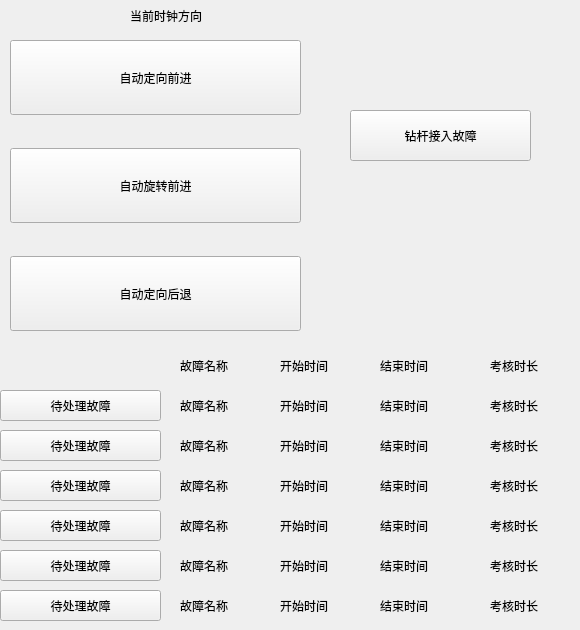
        <widget class="QWidget" name="page_8">
         <widget class="QLabel" name="label_113">
          <property name="geometry">
           <rect>
            <x>130</x>
            <y>0</y>
            <width>121</width>
            <height>31</height>
           </rect>
          </property>
          <property name="text">
           <string>当前时钟方向</string>
          </property>
         </widget>
         <widget class="QWidget" name="layoutWidget">
          <property name="geometry">
           <rect>
            <x>10</x>
            <y>40</y>
            <width>291</width>
            <height>291</height>
           </rect>
          </property>
          <layout class="QVBoxLayout" name="verticalLayout_9">
           <property name="spacing">
            <number>33</number>
           </property>
           <item>
            <widget class="QPushButton" name="pushButton_161">
             <property name="sizePolicy">
              <sizepolicy hsizetype="Expanding" vsizetype="Expanding">
               <horstretch>0</horstretch>
               <verstretch>0</verstretch>
              </sizepolicy>
             </property>
             <property name="text">
              <string>自动定向前进</string>
             </property>
             <property name="checkable">
              <bool>true</bool>
             </property>
             <property name="autoExclusive">
              <bool>true</bool>
             </property>
            </widget>
           </item>
           <item>
            <widget class="QPushButton" name="pushButton_165">
             <property name="sizePolicy">
              <sizepolicy hsizetype="Expanding" vsizetype="Expanding">
               <horstretch>0</horstretch>
               <verstretch>0</verstretch>
              </sizepolicy>
             </property>
             <property name="text">
              <string>自动旋转前进</string>
             </property>
             <property name="checkable">
              <bool>true</bool>
             </property>
             <property name="autoExclusive">
              <bool>true</bool>
             </property>
            </widget>
           </item>
           <item>
            <widget class="QPushButton" name="pushButton_171">
             <property name="sizePolicy">
              <sizepolicy hsizetype="Expanding" vsizetype="Expanding">
               <horstretch>0</horstretch>
               <verstretch>0</verstretch>
              </sizepolicy>
             </property>
             <property name="text">
              <string>自动定向后退</string>
             </property>
             <property name="checkable">
              <bool>true</bool>
             </property>
             <property name="autoExclusive">
              <bool>true</bool>
             </property>
            </widget>
           </item>
          </layout>
         </widget>
         <widget class="QPushButton" name="pushButton_297">
          <property name="geometry">
           <rect>
            <x>0</x>
            <y>390</y>
            <width>161</width>
            <height>31</height>
           </rect>
          </property>
          <property name="text">
           <string>待处理故障</string>
          </property>
         </widget>
         <widget class="QLabel" name="label_227">
          <property name="geometry">
           <rect>
            <x>280</x>
            <y>390</y>
            <width>81</width>
            <height>31</height>
           </rect>
          </property>
          <property name="text">
           <string>开始时间</string>
          </property>
         </widget>
         <widget class="QLabel" name="label_228">
          <property name="geometry">
           <rect>
            <x>380</x>
            <y>390</y>
            <width>81</width>
            <height>31</height>
           </rect>
          </property>
          <property name="text">
           <string>结束时间</string>
          </property>
         </widget>
         <widget class="QLabel" name="label_229">
          <property name="geometry">
           <rect>
            <x>490</x>
            <y>390</y>
            <width>81</width>
            <height>31</height>
           </rect>
          </property>
          <property name="text">
           <string>考核时长</string>
          </property>
         </widget>
         <widget class="QLabel" name="label_230">
          <property name="geometry">
           <rect>
            <x>180</x>
            <y>390</y>
            <width>81</width>
            <height>31</height>
           </rect>
          </property>
          <property name="text">
           <string>故障名称</string>
          </property>
         </widget>
         <widget class="QLabel" name="label_231">
          <property name="geometry">
           <rect>
            <x>280</x>
            <y>430</y>
            <width>81</width>
            <height>31</height>
           </rect>
          </property>
          <property name="text">
           <string>开始时间</string>
          </property>
         </widget>
         <widget class="QLabel" name="label_232">
          <property name="geometry">
           <rect>
            <x>380</x>
            <y>430</y>
            <width>81</width>
            <height>31</height>
           </rect>
          </property>
          <property name="text">
           <string>结束时间</string>
          </property>
         </widget>
         <widget class="QLabel" name="label_233">
          <property name="geometry">
           <rect>
            <x>180</x>
            <y>430</y>
            <width>81</width>
            <height>31</height>
           </rect>
          </property>
          <property name="text">
           <string>故障名称</string>
          </property>
         </widget>
         <widget class="QPushButton" name="pushButton_298">
          <property name="geometry">
           <rect>
            <x>0</x>
            <y>430</y>
            <width>161</width>
            <height>31</height>
           </rect>
          </property>
          <property name="text">
           <string>待处理故障</string>
          </property>
         </widget>
         <widget class="QLabel" name="label_234">
          <property name="geometry">
           <rect>
            <x>490</x>
            <y>430</y>
            <width>81</width>
            <height>31</height>
           </rect>
          </property>
          <property name="text">
           <string>考核时长</string>
          </property>
         </widget>
         <widget class="QLabel" name="label_235">
          <property name="geometry">
           <rect>
            <x>280</x>
            <y>470</y>
            <width>81</width>
            <height>31</height>
           </rect>
          </property>
          <property name="text">
           <string>开始时间</string>
          </property>
         </widget>
         <widget class="QLabel" name="label_236">
          <property name="geometry">
           <rect>
            <x>380</x>
            <y>470</y>
            <width>81</width>
            <height>31</height>
           </rect>
          </property>
          <property name="text">
           <string>结束时间</string>
          </property>
         </widget>
         <widget class="QLabel" name="label_237">
          <property name="geometry">
           <rect>
            <x>180</x>
            <y>470</y>
            <width>81</width>
            <height>31</height>
           </rect>
          </property>
          <property name="text">
           <string>故障名称</string>
          </property>
         </widget>
         <widget class="QPushButton" name="pushButton_299">
          <property name="geometry">
           <rect>
            <x>0</x>
            <y>470</y>
            <width>161</width>
            <height>31</height>
           </rect>
          </property>
          <property name="text">
           <string>待处理故障</string>
          </property>
         </widget>
         <widget class="QLabel" name="label_238">
          <property name="geometry">
           <rect>
            <x>490</x>
            <y>470</y>
            <width>81</width>
            <height>31</height>
           </rect>
          </property>
          <property name="text">
           <string>考核时长</string>
          </property>
         </widget>
         <widget class="QLabel" name="label_239">
          <property name="geometry">
           <rect>
            <x>280</x>
            <y>510</y>
            <width>81</width>
            <height>31</height>
           </rect>
          </property>
          <property name="text">
           <string>开始时间</string>
          </property>
         </widget>
         <widget class="QLabel" name="label_240">
          <property name="geometry">
           <rect>
            <x>380</x>
            <y>510</y>
            <width>81</width>
            <height>31</height>
           </rect>
          </property>
          <property name="text">
           <string>结束时间</string>
          </property>
         </widget>
         <widget class="QLabel" name="label_241">
          <property name="geometry">
           <rect>
            <x>180</x>
            <y>510</y>
            <width>81</width>
            <height>31</height>
           </rect>
          </property>
          <property name="text">
           <string>故障名称</string>
          </property>
         </widget>
         <widget class="QPushButton" name="pushButton_300">
          <property name="geometry">
           <rect>
            <x>0</x>
            <y>510</y>
            <width>161</width>
            <height>31</height>
           </rect>
          </property>
          <property name="text">
           <string>待处理故障</string>
          </property>
         </widget>
         <widget class="QLabel" name="label_242">
          <property name="geometry">
           <rect>
            <x>490</x>
            <y>510</y>
            <width>81</width>
            <height>31</height>
           </rect>
          </property>
          <property name="text">
           <string>考核时长</string>
          </property>
         </widget>
         <widget class="QLabel" name="label_243">
          <property name="geometry">
           <rect>
            <x>280</x>
            <y>550</y>
            <width>81</width>
            <height>31</height>
           </rect>
          </property>
          <property name="text">
           <string>开始时间</string>
          </property>
         </widget>
         <widget class="QLabel" name="label_244">
          <property name="geometry">
           <rect>
            <x>380</x>
            <y>550</y>
            <width>81</width>
            <height>31</height>
           </rect>
          </property>
          <property name="text">
           <string>结束时间</string>
          </property>
         </widget>
         <widget class="QLabel" name="label_245">
          <property name="geometry">
           <rect>
            <x>180</x>
            <y>550</y>
            <width>81</width>
            <height>31</height>
           </rect>
          </property>
          <property name="text">
           <string>故障名称</string>
          </property>
         </widget>
         <widget class="QPushButton" name="pushButton_301">
          <property name="geometry">
           <rect>
            <x>0</x>
            <y>550</y>
            <width>161</width>
            <height>31</height>
           </rect>
          </property>
          <property name="text">
           <string>待处理故障</string>
          </property>
         </widget>
         <widget class="QLabel" name="label_246">
          <property name="geometry">
           <rect>
            <x>490</x>
            <y>550</y>
            <width>81</width>
            <height>31</height>
           </rect>
          </property>
          <property name="text">
           <string>考核时长</string>
          </property>
         </widget>
         <widget class="QLabel" name="label_247">
          <property name="geometry">
           <rect>
            <x>280</x>
            <y>590</y>
            <width>81</width>
            <height>31</height>
           </rect>
          </property>
          <property name="text">
           <string>开始时间</string>
          </property>
         </widget>
         <widget class="QLabel" name="label_248">
          <property name="geometry">
           <rect>
            <x>380</x>
            <y>590</y>
            <width>81</width>
            <height>31</height>
           </rect>
          </property>
          <property name="text">
           <string>结束时间</string>
          </property>
         </widget>
         <widget class="QLabel" name="label_249">
          <property name="geometry">
           <rect>
            <x>180</x>
            <y>590</y>
            <width>81</width>
            <height>31</height>
           </rect>
          </property>
          <property name="text">
           <string>故障名称</string>
          </property>
         </widget>
         <widget class="QPushButton" name="pushButton_302">
          <property name="geometry">
           <rect>
            <x>0</x>
            <y>590</y>
            <width>161</width>
            <height>31</height>
           </rect>
          </property>
          <property name="text">
           <string>待处理故障</string>
          </property>
         </widget>
         <widget class="QLabel" name="label_250">
          <property name="geometry">
           <rect>
            <x>490</x>
            <y>590</y>
            <width>81</width>
            <height>31</height>
           </rect>
          </property>
          <property name="text">
           <string>考核时长</string>
          </property>
         </widget>
         <widget class="QPushButton" name="pushButton_184">
          <property name="geometry">
           <rect>
            <x>350</x>
            <y>110</y>
            <width>181</width>
            <height>51</height>
           </rect>
          </property>
          <property name="text">
           <string>钻杆接入故障</string>
          </property>
         </widget>
         <widget class="QLabel" name="label_251">
          <property name="geometry">
           <rect>
            <x>490</x>
            <y>350</y>
            <width>81</width>
            <height>31</height>
           </rect>
          </property>
          <property name="text">
           <string>考核时长</string>
          </property>
         </widget>
         <widget class="QLabel" name="label_252">
          <property name="geometry">
           <rect>
            <x>380</x>
            <y>350</y>
            <width>81</width>
            <height>31</height>
           </rect>
          </property>
          <property name="text">
           <string>结束时间</string>
          </property>
         </widget>
         <widget class="QLabel" name="label_253">
          <property name="geometry">
           <rect>
            <x>180</x>
            <y>350</y>
            <width>81</width>
            <height>31</height>
           </rect>
          </property>
          <property name="text">
           <string>故障名称</string>
          </property>
         </widget>
         <widget class="QLabel" name="label_254">
          <property name="geometry">
           <rect>
            <x>280</x>
            <y>350</y>
            <width>81</width>
            <height>31</height>
           </rect>
          </property>
          <property name="text">
           <string>开始时间</string>
          </property>
         </widget>
        </widget>
